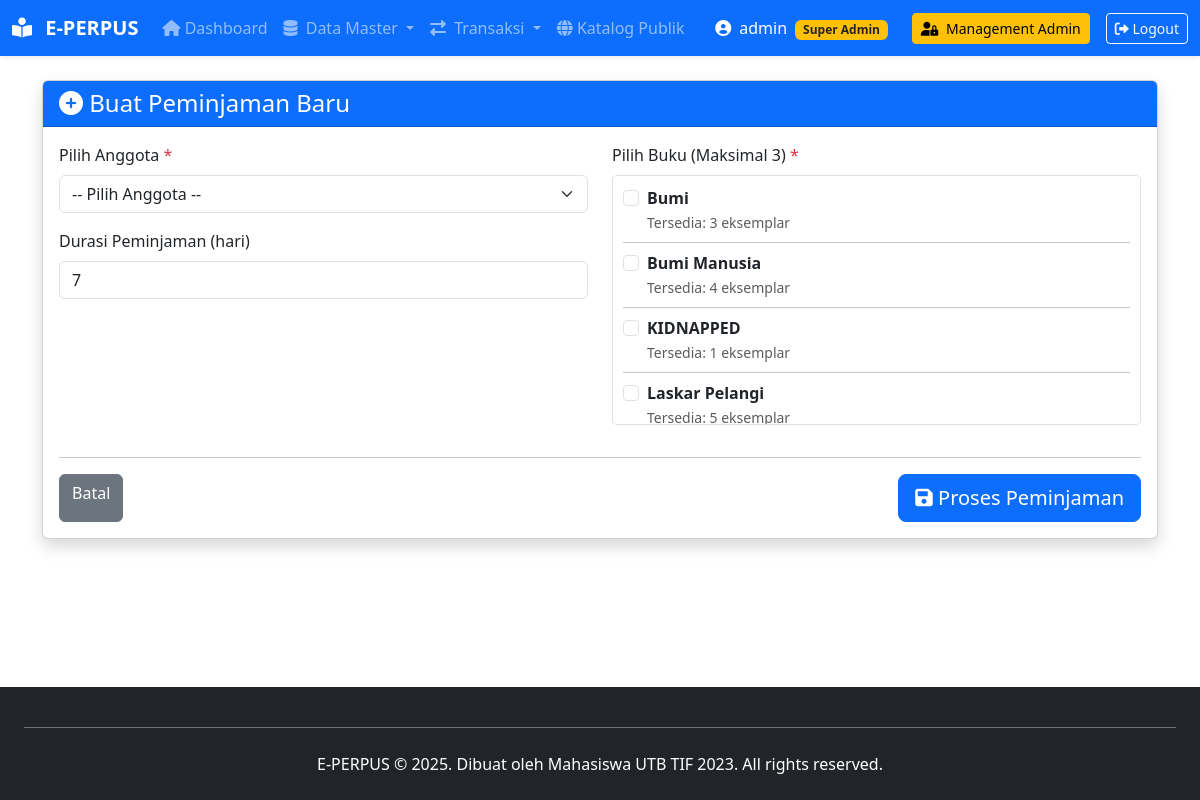
Page /index.php?page=peminjaman/create (signed in) on the committed database.
### tables this page shows
CREATE TABLE `buku` (
  `id_buku` int(11) NOT NULL,
  `isbn` varchar(30) NOT NULL,
  `judul` varchar(255) NOT NULL,
  `id_penulis` int(11) NOT NULL,
  `id_penerbit` int(11) NOT NULL,
  `id_kategori` int(11) NOT NULL,
  `tahun_terbit` year(4) NOT NULL,
  `sinopsis` text DEFAULT NULL,
  `jumlah_total` int(11) NOT NULL DEFAULT 1 COMMENT 'Total eksemplar',
  `jumlah_tersedia` int(11) NOT NULL DEFAULT 1 COMMENT 'Yang bisa dipinjam',
  `lokasi_rak` varchar(20) DEFAULT 'A1',
  `foto_sampul` varchar(100) DEFAULT 'default_book.jpg',
  `halaman` int(5) DEFAULT NULL,
  `bahasa` varchar(20) DEFAULT 'Indonesia',
  `status` enum('tersedia','habis','rusak') DEFAULT 'tersedia',
  `rating` decimal(2,1) DEFAULT 0.0,
  `jumlah_review` int(11) DEFAULT 0,
  `created_at` timestamp NOT NULL DEFAULT current_timestamp(),
  `updated_at` timestamp NOT NULL DEFAULT current_timestamp() ON UPDATE current_timestamp()
);

### src/controllers/PeminjamanController.php (called while the page is built, shortened)
<?php
require_once ROOT_PATH . 'src/models/BukuModel.php';
class PeminjamanController {
    private $bukuModel;
    public function __construct() {
        $db = (new Database())->getConnection();
        $this->bukuModel = new BukuModel($db);
    }
    public function create() {
        $buku_tersedia = $this->bukuModel->getBukuTersedia()->fetchAll(PDO::FETCH_ASSOC);
        require_once ROOT_PATH . 'src/views/peminjaman/create.php';
    }
}
?>

### src/models/BukuModel.php (called while the page is built, shortened)
<?php
class BukuModel {
    private $conn;
    private $table_name = "buku";
    public function __construct($db) {
        $this->conn = $db;
    }
    public function getBukuTersedia() {
        $query = "SELECT * FROM " . $this->table_name . "
                  WHERE jumlah_tersedia > 0 AND status = 'tersedia'
                  ORDER BY judul ASC";
        $stmt = $this->conn->prepare($query);
        $stmt->execute();
        return $stmt;
    }
}
?>

### src/views/peminjaman/create.php (the view, shortened to what this page needs)
<?php include(ROOT_PATH . 'src/views/layouts/header.php'); ?>
<div class="container mt-4">
    <div class="card shadow">
        <div class="card-header bg-primary text-white">
            <h4 class="mb-0"><i class="fas fa-plus-circle"></i> Buat Peminjaman Baru</h4>
        </div>
        <div class="card-body">
            <form method="POST" action="index.php?page=peminjaman/store" id="formPeminjaman">
                <div class="row">
                    <div class="col-md-6">
                        <div class="mb-3">
                            <label class="form-label">Pilih Anggota <span class="text-danger">*</span></label>
                            <select class="form-select" name="id_anggota" required>
                                <option value="">-- Pilih Anggota --</option>
                            </select>
                        </div>
                        <div class="mb-3">
                            <label class="form-label">Durasi Peminjaman (hari)</label>
                            <input type="number" class="form-control" name="durasi_hari" value="7" min="1" max="30">
                        </div>
                    </div>
                    <div class="col-md-6">
                        <div class="mb-3">
                            <label class="form-label">Pilih Buku (Maksimal 3) <span class="text-danger">*</span></label>
                            <div style="max-height: 250px; overflow-y: auto; border: 1px solid #dee2e6; padding: 10px; border-radius: 5px;">
                                <?php foreach ($buku_tersedia as $buku): ?>
                                    <div class="form-check">
                                        <input class="form-check-input buku-checkbox" type="checkbox"
                                               name="id_buku[]" value="<?= $buku['id_buku'] ?>"
                                               id="buku<?= $buku['id_buku'] ?>">
                                        <label class="form-check-label" for="buku<?= $buku['id_buku'] ?>">
                                            <strong><?= htmlspecialchars($buku['judul']) ?></strong><br>
                                            <small class="text-muted">Tersedia: <?= $buku['jumlah_tersedia'] ?> eksemplar</small>
                                        </label>
                                    </div>
                                    <hr class="my-2">
                                <?php endforeach; ?>
                            </div>
                        </div>
                    </div>
                </div>
                <hr>
                <div class="d-flex justify-content-between">
                    <a href="index.php?page=peminjaman/index" class="btn btn-secondary">Batal</a>
                    <button type="submit" class="btn btn-primary btn-lg">
                        <i class="fas fa-save"></i> Proses Peminjaman
                    </button>
                </div>
            </form>
        </div>
    </div>
</div>
<?php include(ROOT_PATH . 'src/views/layouts/footer.php'); ?>

### rows in the picture
buku: judul "Bumi", jumlah_tersedia "3"
buku: judul "Bumi Manusia", jumlah_tersedia "4"
buku: judul "KIDNAPPED", jumlah_tersedia "1"
buku: judul "Laskar Pelangi", jumlah_tersedia "5"

### other values in the picture
$_SESSION['username'] "admin"
